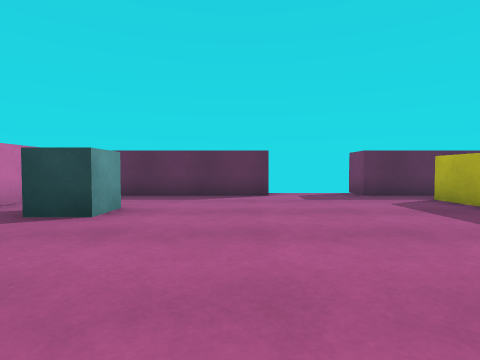
view 1 (above)

16 first-person views from a walk through a scene from a Unity 3-D project. The camera is 0.68 m above the floor, tilts 2° down and sees 80° across. The floor is counted in squares, 1 m on a side. Each view is taken from the middle of a square. On the plan, view 1 faces up. The plan holds only what a view shows up to about 9 squares ahead; the rest is blank. The player character is not drawn. Surface patterns are stand-ins for the level's own textures.

view 2
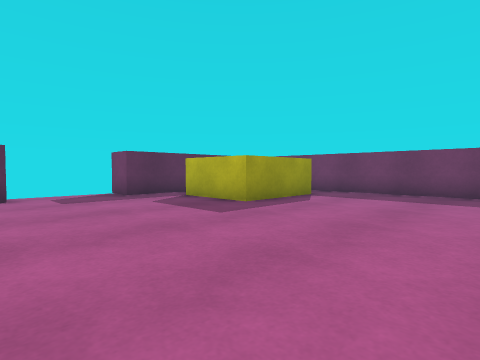

view 3
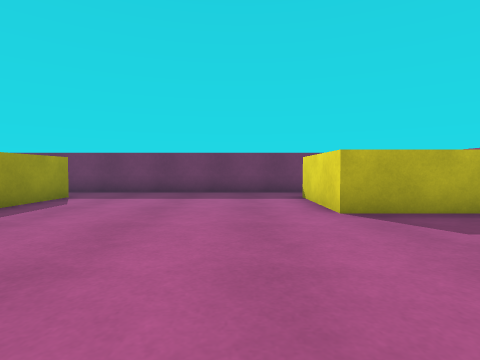

view 4
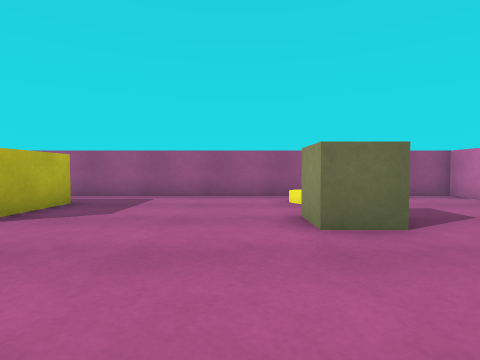

view 5
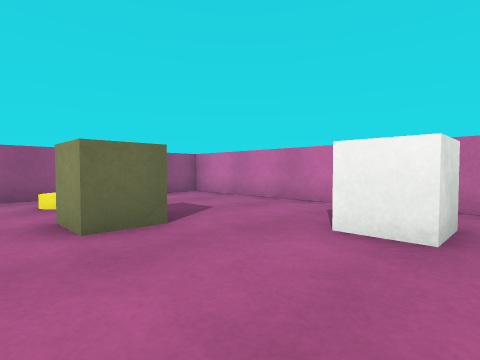

view 6
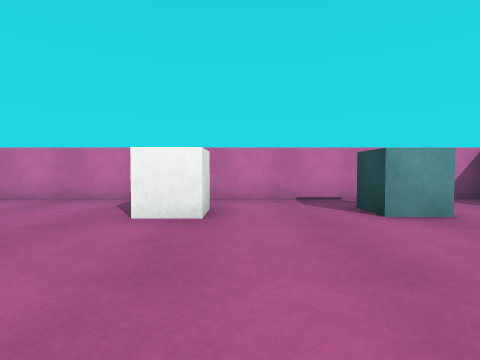

view 7
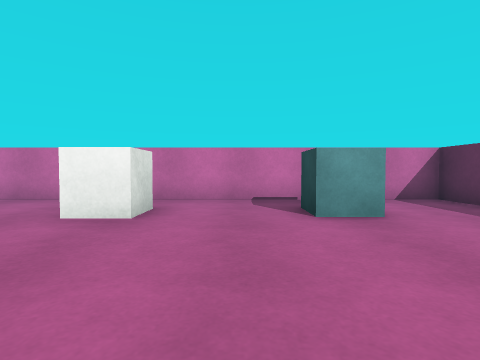

view 8
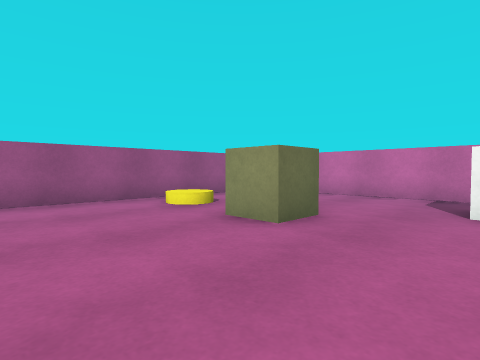

view 9
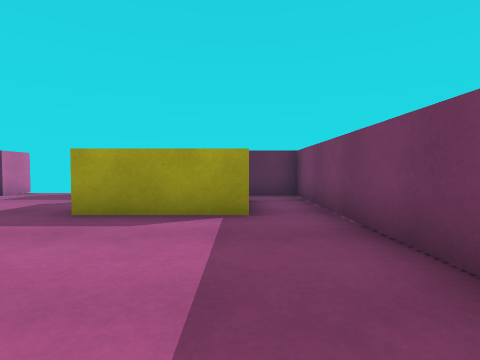

view 10
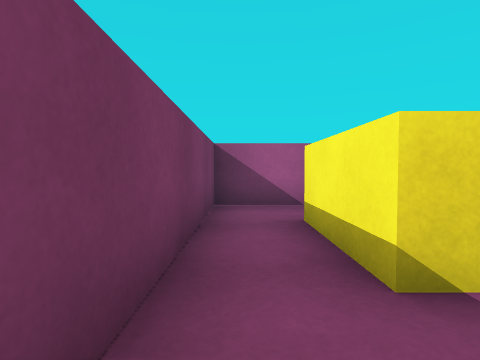

view 11
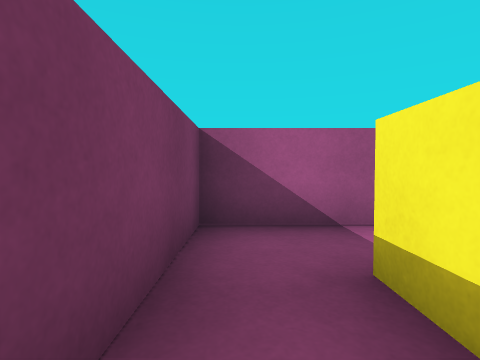

view 12
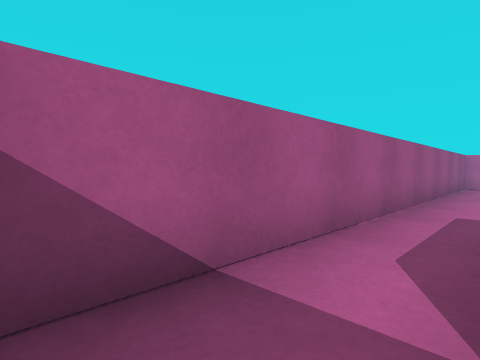

view 13
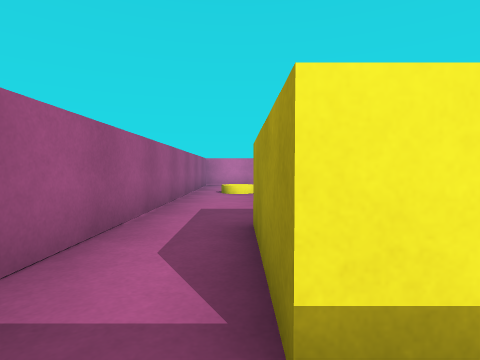

view 14
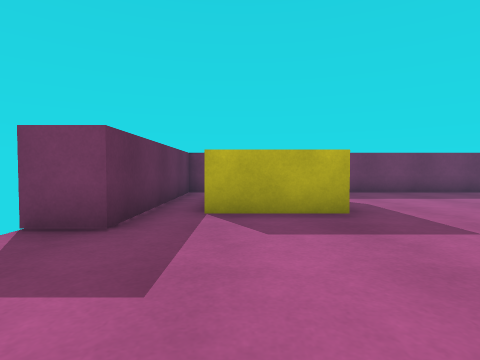

view 15
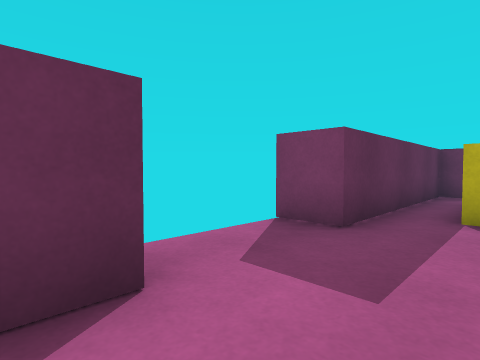

view 16
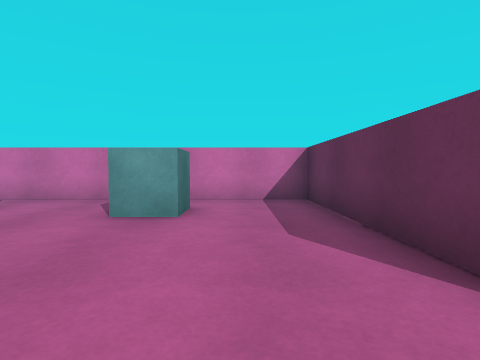

### Floor plan
Points are (right, up) in squares from view 1. A wall is a line through its corners. A room is listed if a view was taken in it or the views show most of it. See-through windows are left out.
Room 1 (views 1, 2, 3, 4, 5, 6, 7, 8, 9, 10, 14, 15, 16)
walls: (7.2, 4.3) (4.5, 4.3) (4.5, 6.6); (0.8, 8.6) (0.8, 7.5) (-4.5, 7.5) (-4.5, -5.5) (7.5, -5.5); (7.1, -3.8) (4.5, -3.8) (4.5, -1.6) (7.1, -1.6); (8.5, -1.5) (8.5, 7.5) (3.3, 7.5) (3.3, 8.6)
ways out: opening at (7, -5) to room 2; opening at (8, -1) to room 2
objects: white cube (-3, 1) to (-2, 1); cube (-3, 4) to (-2, 5); yellow disc (-1, -4); cube (-1, -2) to (0, -1)
Room 2 (views 11, 12, 13)
walls: (7.1, -1.6) (7.1, -3.8); (7.5, -5.5) (8.5, -5.5) (8.5, -1.5)
ways out: opening at (7, -5) to room 1; opening at (8, -1) to room 1

Positions as (right, up) in squares from view 1, and headings:
1: (0, 0), facing up
2: (0, 0), facing up-right
3: (0, 0), facing right
4: (1, 2), facing down
5: (1, 2), facing down-left
6: (2, 2), facing left
7: (2, 3), facing left
8: (3, 1), facing down-left
9: (7, 0), facing up
10: (8, 0), facing down
11: (8, -2), facing down
12: (8, -4), facing down-left
13: (8, -4), facing left
14: (0, 6), facing right
15: (0, 6), facing up-right
16: (2, 6), facing left
